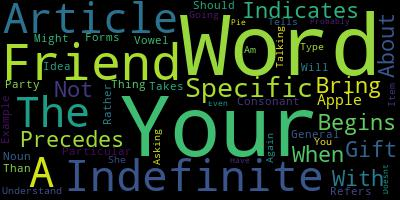

The script that drew this image:
# Word Cloud Project - Stevan Ramon
# Importando bibliotecas que serão utilizadas;
import re
from nltk.tokenize import word_tokenize
from nltk.probability import FreqDist
import wordcloud

# 1) Receber Texto como INPUT;
texto = "The indefinite article takes two forms. It’s the word a when it precedes a word that begins with a consonant. It’s the word an when it precedes a word that begins with a vowel. The indefinite article indicates that a noun refers to a general idea rather than a particular thing. For example, you might ask your friend, “Should I bring a gift to the party?” Your friend will understand that you are not asking about a specific type of gift or a specific item. “I am going to bring an apple pie,” your friend tells you. Again, the indefinite article indicates that she is not talking about a specific apple pie. Your friend probably doesn’t even have any pie yet"
# 2) Tratando o Texto: Tirando caracteres especiais, deixando todas as palavras com a inicial maiuscula e separando as palavras em uma lista;
texto = re.sub("[^a-zA-Z0-9 \\\]", "", texto).title().split()

# 3) Retirando palavras como The, if, for, a, it, That etc...
for word in texto:
    if len(word) < 4:
        texto.remove(word)
    elif word == "That":
        texto.remove(word)
    else:
        continue

print(texto)

# 4) Gerando um token para cada palavra do texto e um número de repetição da mesma palavra;
freq = FreqDist(texto)
data = dict(freq)
print(data)

cloud = wordcloud.WordCloud()
cloud.generate_from_frequencies(data)
cloud.to_file("myfile.jpg")
